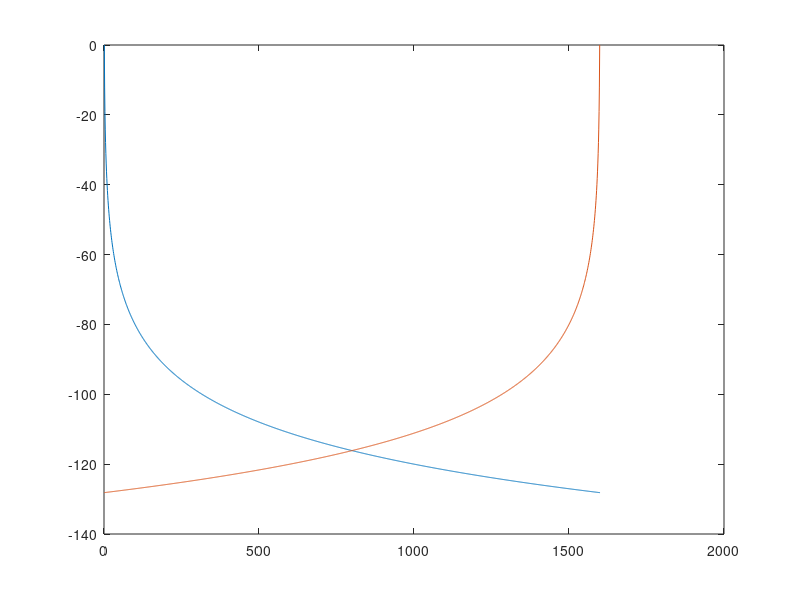
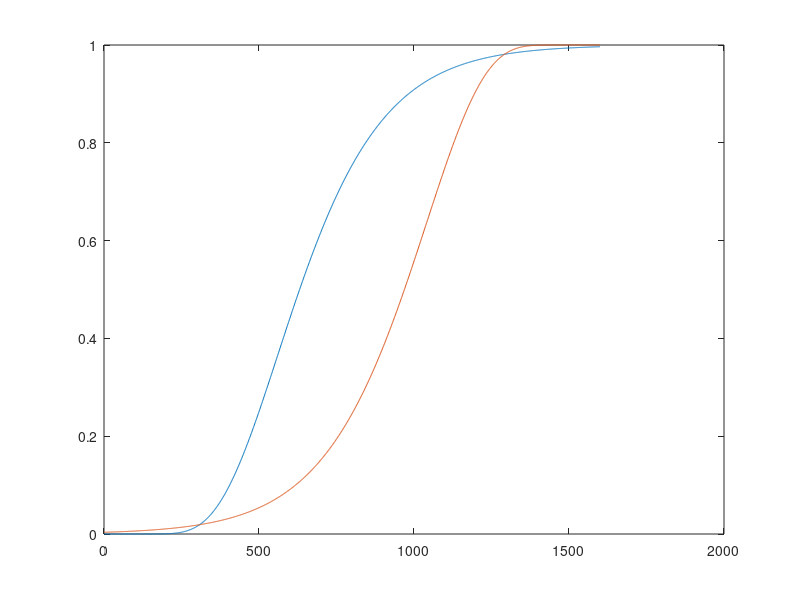
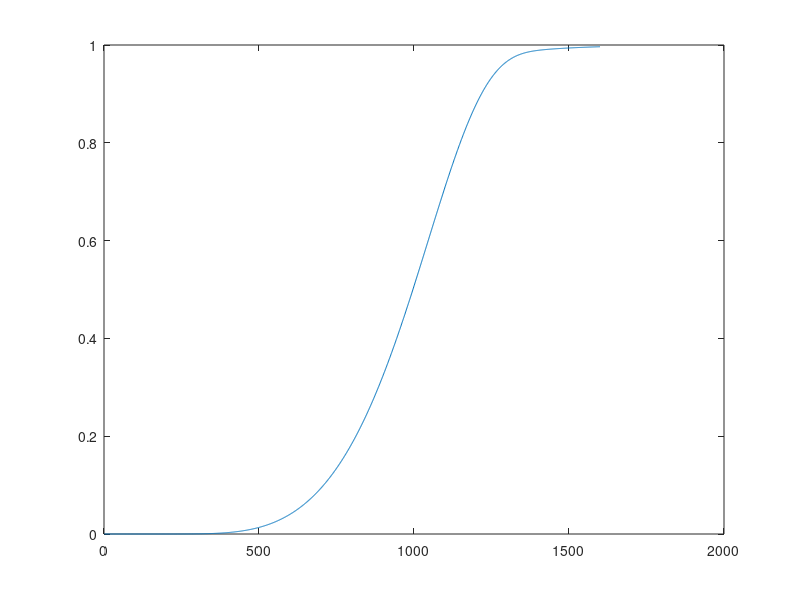

Here is the MATLAB script that generated these plots, in order:
% RAPPAPORT, Theodore S. - Comunicações Sem Fio Princípios e Práticas; 1a ed. - Exercício 4.25 - PG. 111
% Desenvolvido por Jessica hahn (https://github.com/jessicasilvahahn) e modificado por Leticia Coelho.

close all;
clear all;
n = 4
desvio = 6
d0 = 1
P0 = 0
D = 1600
d1 = 1:1:D
d2 = D - d1
Ph0 = -112
Pr_min = -118
Pr1 = P0 -10*n*log10(d1./d0);
Pr2 = P0 -10*n*log10(d2./d0);
figure()
plot(Pr1)
hold on
plot(Pr2)
hold off;

%probabilidades
Prb1 = qfunc((Pr1 - (Ph0))./desvio);
Prb2 = qfunc(((Ph0)-Pr2)./desvio);

figure()
plot(Prb1)
hold on
plot(Prb2)
hold off;

%probabilidade total (seguindo teorema estatistico)
Ptot = Prb1.*Prb2;

figure()
plot(Ptot)
